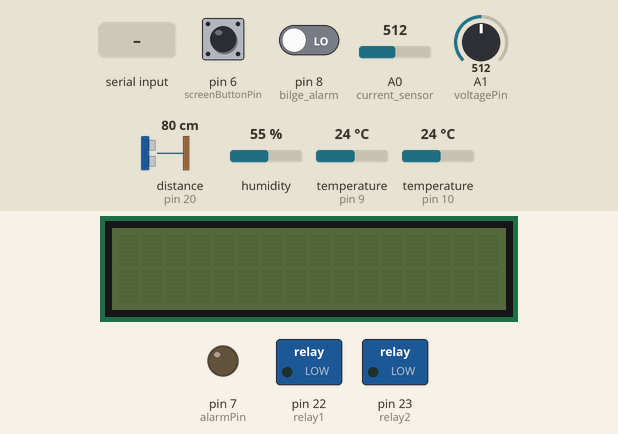
Recording of a sketch running on a simulated Arduino Micro, built with avr-gcc and run on an emulated ATmega32U4. Shown: 16×2 character LCD, switched loads named in the sketch (green lamp = pin HIGH), output pins drawn as LEDs (lit = HIGH). Inputs (shaded band) come from the test bench; at power-on: pin 6 (screenButtonPin) LOW, pin 8 (bilge_alarm) LOW, A0 (current_sensor) = 512, A1 (voltagePin) = 512, distance to the obstacle (sensor on pin 20) 80 cm, humidity 55 %, temperature (sensors on pin 9, pin 10) 24 °C. The echo pulse lasts 58.3 µs per cm; pins used as bus, display or sensor lines are not drawn; what the sketch prints to the serial monitor is not drawn.

Above: at 1.2 s.
1.3 s: "get_data\n" received over Serial
At 2.8 s:
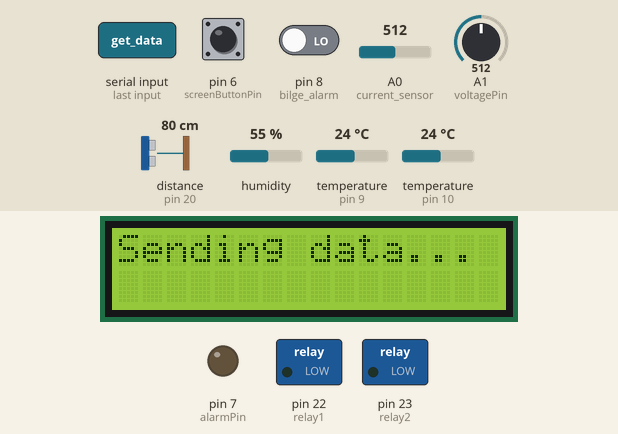
4.3 s: pin 6 (screenButtonPin) pulled HIGH for 3.2 s
At 8.6 s:
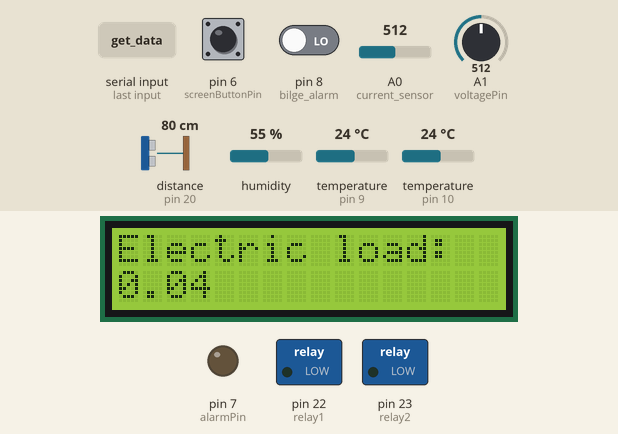
9.1 s: pin 6 (screenButtonPin) pulled HIGH for 1 s
At 11.2 s:
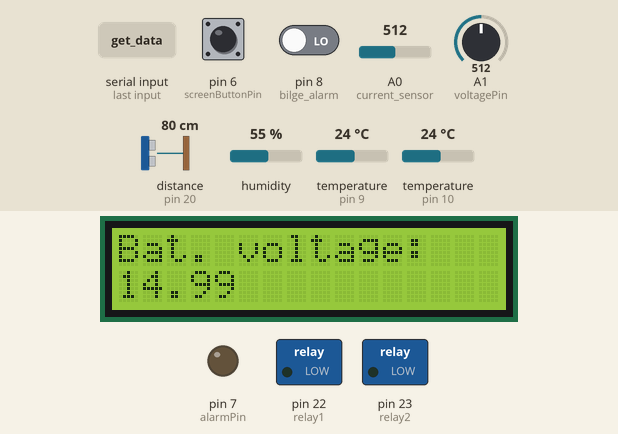
11.7 s: pin 6 (screenButtonPin) pulled HIGH for 1 s
At 14.1 s:
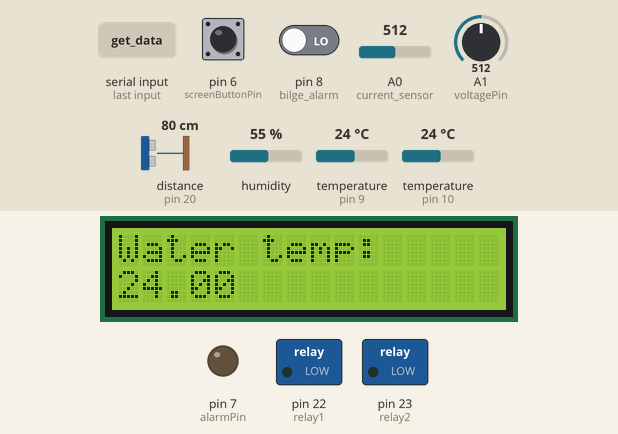
15.1 s: pin 6 (screenButtonPin) pulled HIGH for 3.2 s
At 19.8 s:
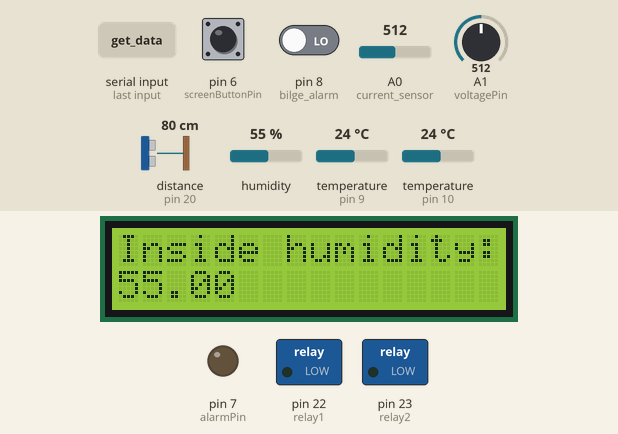
20.7 s: pin 6 (screenButtonPin) pulled HIGH for 1 s
At 22.7 s:
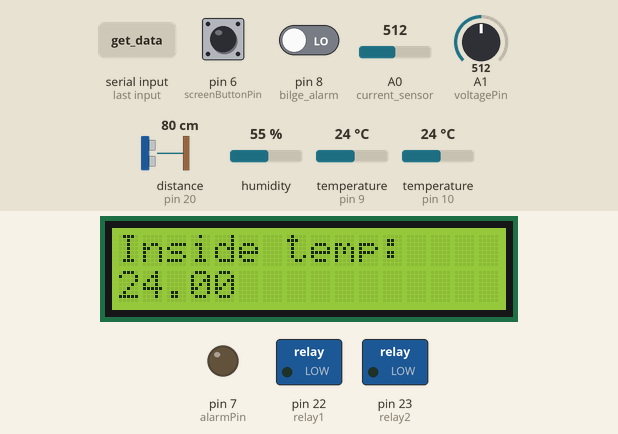
Timing chart, 0 to 61.7 s (numbered marks = the images above; inputs shaded):
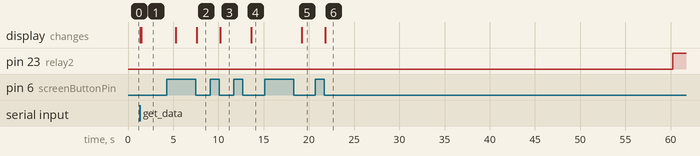

Measured:
- after the input at 1.3 s, the display: first changes after 0.08 s (image 1 shows a later state)
- after the input at 4.3 s, the display: first differs from a run without the input after 3.3 s (image 2)
- after the input at 9.1 s, the display: changes after 1.1 s (image 3)
- after the input at 11.7 s, the display: changes after 1.9 s (image 4)
- after the input at 15.1 s, the display: changes after 4.1 s (image 5)
- after the input at 20.7 s, the display: changes after 1.1 s (image 6)

The sketch:

arduino_sketch.ino
```cpp
/*
--- Write to screen ---
charging current *
battery voltage *
outside temp *
humidity *
inside temp *
bilge water level*
battery load

--- Alarms ---
bilge
security
*/

#include <LiquidCrystal.h>
#include <OneWire.h>
#include <DallasTemperature.h>
#include <DHT.h>
#include "sw_version.h"


const int rs = 12, en = 11, d4 = 5, d5 = 4, d6 = 3, d7 = 0; // LCD screen variables
const int current_sensor = A0;  //ACS712 Current sensor analog input pin
const int screenButtonPin = 6;
const int alarmPin = 7;
const int bilge_alarm = 8;
const int one_wire_bus = 9;
const int DHTPIN = 10; // Temperature and humidity sensor
const int voltagePin = A1;
const int echoPin = 20; // Echo pin of HC-SR04
const int trigPin = 13; // Trigger pin of HC-SR04
const int relay1 = 22;
const int relay2 = 23;
#define DHTTYPE DHT21   // AM2301


boolean currentState = LOW;
boolean lastState    = LOW;
boolean stateChange  = false;

int currentButton = 0;
int lastButton    = 5;
unsigned long interval;
unsigned long startMillis;

float humidity;
float inside_temperature;

int bilge_water_level;
LiquidCrystal lcd(rs, en, d4, d5, d6, d7);
OneWire oneWire(one_wire_bus);
DallasTemperature sensors(&oneWire);
DHT dht(DHTPIN, DHTTYPE);

void setup() {
    Serial.begin(9600);
    sensors.begin();
    dht.begin();
    pinMode(trigPin, OUTPUT); // Sets the trigPin as an OUTPUT
    pinMode(echoPin, INPUT); // Sets the echoPin as an INPUT
    pinMode(current_sensor, INPUT);
    pinMode(screenButtonPin, INPUT);
    pinMode(alarmPin, OUTPUT);
    pinMode(bilge_alarm, INPUT);
    pinMode(relay1, OUTPUT);
    pinMode(relay2, OUTPUT);
    digitalWrite(alarmPin, LOW);
    digitalWrite(relay1, LOW);
    digitalWrite(relay2, LOW);
    // interval = 20000;
    startMillis = millis();


}


class ButtonClass {
    public:
    int buttonPin;

    ButtonClass(int x) {
      buttonPin = x;
    }

    // method debounceButton
    boolean debounceButton()
    {
        boolean firstCheck   = LOW;
        boolean secondCheck  = LOW;
        boolean current = LOW;
        firstCheck  = digitalRead(buttonPin);
        delay(80);
        secondCheck = digitalRead(buttonPin);
        if (firstCheck == secondCheck){
            current = firstCheck;
        }
        return current;
    }

    // method checkForChange
    boolean checkForChange(boolean current, boolean last)
    {
        boolean change;
        if (current != last)
        {
            change = true;
        }
        else
        {
        change = false;
        }
        return change;
    }

    // function getButtonNumber
    int getButtonNumber(int button, boolean state, boolean change)
    {
        if (change == true && state == LOW)
        {
            button++;
            if (button > 5){
            button = 0;
            }
            //Serial.println(button);
        }
        return button;
    }

    // method write to LCD screen
    void write_to_screen(int button)
    {
        // for (int i=0; i<5; i++) {
        //    digitalWrite(ledArray[i], LOW);
        // }

        typedef float (*FloatFunctionWithNoParameter) ();
        FloatFunctionWithNoParameter functions[] =
        {
            get_electric_load,
            get_battery_voltage,
            get_water_temperature,
            get_humidity_temperature,
            get_inside_temperature,

            //get_bilge_water_level,

        };
        if(button == 5)
        {
            lcd.noDisplay();
        }
        else
        {
            float write_to_lcd = functions[button]();
            const char* write_description_to_lcd[5] = { "Electric load:", "Bat. voltage:", "Water temp:", "Inside humidity:", "Inside temp:"};
            lcd.begin(16, 2);
            lcd.print(write_description_to_lcd[button]);
            lcd.setCursor(0, 1);
            lcd.print(write_to_lcd);
            //delay(300);
        }
    }
};

void loop() {
    unsigned long currentMillis = millis();
    unsigned long stopMillis = startMillis + 60000; // 1 min
    ButtonClass displayButton(screenButtonPin);
    currentState = displayButton.debounceButton();
    stateChange = displayButton.checkForChange(currentState, lastState);
    currentButton = displayButton.getButtonNumber(lastButton, currentState, stateChange);
    displayButton.write_to_screen(currentButton);
    lastState  = currentState;
    lastButton = currentButton;
    check_bilge();
    //if(startMillis >= interval)
   // {
   //     send_mode();
   //     interval = interval + 20000;
   // }
    if (Serial.available() > 0) {
        String val = Serial.readStringUntil('\n');
        if(val == "get_data")
        {
            send_mode();
        }
        else if(val == "battery_voltage")
        {
            float battery_voltage = get_battery_voltage();
            Serial.print(battery_voltage);
            Serial.println();
            delay(300);
        }
        else if(val == "get_electric_load")
        {
            float electric_load = get_electric_load();
            Serial.print(electric_load);
            Serial.println();
            delay(300);
        }
        else if(val == "get_water_temperature")
        {
            float water_temperature = get_water_temperature();
            Serial.print(water_temperature);
            Serial.println();
            delay(300);
        }
        else if(val == "get_inside_temperature")
        {
            float inside_temperature = get_inside_temperature();
            Serial.print(inside_temperature);
            Serial.println();
            delay(300);
        }
        else if(val == "get_humidity_temperature")
        {
            float humidity_temperature = get_humidity_temperature();
            Serial.print(humidity_temperature);
            Serial.println();
            delay(300);
        }
        else if(val == "get_sw_version")
        {
            Serial.print(sw_version);
            Serial.println();
            delay(300);
        }
        else
        {
            // do nothing
        }
    }
    if (currentMillis >= stopMillis ) {
        digitalWrite(relay2, HIGH); // power off
    }
}

void send_mode()
{
    lcd.begin(16, 2);
    lcd.print("Sending data...");
    lcd.setCursor(0, 1);
    lcd.print("");
    float electric_load = get_electric_load();
    float battery_voltage = get_battery_voltage();
    float water_temperature = get_water_temperature();
    float inside_temperature = get_inside_temperature();
    float humidity_temperature = get_humidity_temperature();
    int bilge_water_level = get_bilge_water_level();
    Serial.print(electric_load);
    Serial.print(";");
    Serial.print(battery_voltage);
    Serial.print(";");
    Serial.print(water_temperature);
    Serial.print(";");
    Serial.print(inside_temperature);
    Serial.print(";");
    Serial.print(humidity_temperature);
    Serial.print(";");
    Serial.print(bilge_water_level);
    Serial.println();
    delay(3000);
}

float get_electric_load()
{
    // calculation for ACS712 current sensor
    // https://www.youtube.com/watch?v=d6MnA4aPDag&t=499s
    float current = analogRead(current_sensor);
    float voltage = current * 5 / 1023.0;
    float electric_load = (voltage - 2.5) / 0.066;

    // TODO: measure lowest charging current
    // if current below 0.16 show 0 amps
    //if (current < 0.16)
    //{
    //    current = 0;
    //}
    //Serial.println(electric_load);


    // try without delay
    //delay(300);
    return electric_load;
}

float get_water_temperature()
{
    sensors.requestTemperatures();
    float water_temp = sensors.getTempCByIndex(0);
    return water_temp;
}

float get_battery_voltage()
{
    /*
    Math behind voltage calculation
    Vout = (Vs*R2)/(R1+R2)
    Vs is the source voltage, measured in volts (V),
    R1 is the resistance of the 1st resistor, measured in Ohms (Ω).
    R2 is the resistance of the 2nd resistor, measured in Ohms (Ω).
    Vout is the output voltage, measured in volts (V),
    Vs = 15V
    R1 = 50 kilohm
    R2 = 10 kilohm
    Vout = 2.5V
    https://ohmslawcalculator.com/voltage-divider-calculator
    */
    float val;
    float step;
    float battery_voltage;
    float ratio = 6.0; // 15V/2.5V
    val = analogRead(voltagePin);  // read the voltage input pin
    float pin_voltage = val * 0.00488;
    step = 2.5/775;
    val = val*step;
    battery_voltage = pin_voltage * ratio;
    return battery_voltage;
}

float get_inside_temperature()
{
    float inside_temp = dht.readTemperature();
    return inside_temp;
}

float get_humidity_temperature()
{
    humidity = dht.readHumidity();
    return humidity;
}


void check_bilge()
{
    int water_level = digitalRead(bilge_alarm);
    if (water_level == 1)
    {
        digitalWrite(alarmPin, HIGH);
        digitalWrite(relay1, HIGH);
    }
    else
    {
        digitalWrite(alarmPin, LOW);
        digitalWrite(relay1, LOW);
    }
}

float get_bilge_water_level()
{
    // defines variables
    long duration; // variable for the duration of sound wave travel
    float distance; // variable for the distance measurement
    // Clears the trigPin condition
    digitalWrite(trigPin, LOW);
    delayMicroseconds(2);
    // Sets the trigPin HIGH (ACTIVE) for 10 microseconds
    digitalWrite(trigPin, HIGH);
    delayMicroseconds(10);
    digitalWrite(trigPin, LOW);
    // Reads the echoPin, returns the sound wave travel time in microseconds
    duration = pulseIn(echoPin, HIGH);
    // Calculating the distance, return cm
    distance = duration * 0.034 / 2; // Speed of sound wave divided by 2 (go and back)
    return distance;
}
```

sw_version.h
```cpp
#ifndef SW_VERSION_H
#define SW_VERSION_H

const char sw_version[] = "000nbujbiio";

#endif
```
